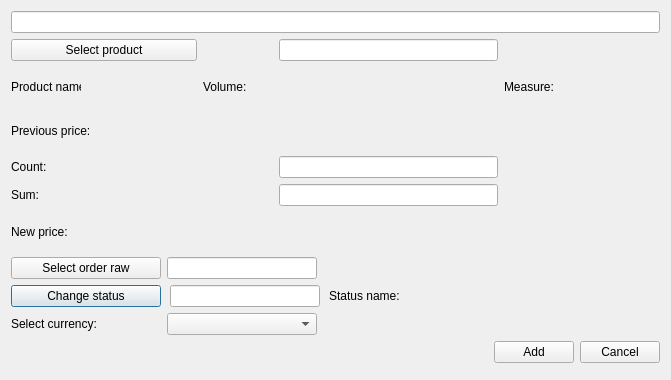
<?xml version="1.0" encoding="UTF-8"?>
<ui version="4.0">
 <class>CreateOrdRList</class>
 <widget class="QDialog" name="CreateOrdRList">
  <property name="geometry">
   <rect>
    <x>0</x>
    <y>0</y>
    <width>671</width>
    <height>380</height>
   </rect>
  </property>
  <property name="windowTitle">
   <string>Create/Update raw in order list</string>
  </property>
  <property name="locale">
   <locale language="English" country="UnitedStates"/>
  </property>
  <property name="modal">
   <bool>false</bool>
  </property>
  <layout class="QGridLayout" name="gridLayout">
   <property name="leftMargin">
    <number>11</number>
   </property>
   <property name="topMargin">
    <number>11</number>
   </property>
   <property name="rightMargin">
    <number>11</number>
   </property>
   <property name="bottomMargin">
    <number>17</number>
   </property>
   <item row="7" column="0" colspan="6">
    <widget class="QWidget" name="editSectionWgt" native="true">
     <layout class="QGridLayout" name="gridLayout_3">
      <property name="leftMargin">
       <number>0</number>
      </property>
      <property name="topMargin">
       <number>0</number>
      </property>
      <property name="rightMargin">
       <number>0</number>
      </property>
      <property name="bottomMargin">
       <number>0</number>
      </property>
      <item row="1" column="0" colspan="3">
       <widget class="QWidget" name="statusWidget" native="true">
        <layout class="QHBoxLayout" name="horizontalLayout_3">
         <property name="spacing">
          <number>9</number>
         </property>
         <property name="leftMargin">
          <number>0</number>
         </property>
         <property name="topMargin">
          <number>0</number>
         </property>
         <property name="rightMargin">
          <number>0</number>
         </property>
         <property name="bottomMargin">
          <number>0</number>
         </property>
         <item>
          <widget class="QPushButton" name="statusBtn">
           <property name="sizePolicy">
            <sizepolicy hsizetype="Fixed" vsizetype="Fixed">
             <horstretch>0</horstretch>
             <verstretch>0</verstretch>
            </sizepolicy>
           </property>
           <property name="minimumSize">
            <size>
             <width>150</width>
             <height>0</height>
            </size>
           </property>
           <property name="text">
            <string>Change status</string>
           </property>
          </widget>
         </item>
         <item>
          <widget class="QLineEdit" name="statusEdit">
           <property name="maximumSize">
            <size>
             <width>150</width>
             <height>16777215</height>
            </size>
           </property>
           <property name="readOnly">
            <bool>true</bool>
           </property>
          </widget>
         </item>
         <item>
          <widget class="QLabel" name="statusLb">
           <property name="text">
            <string>Status name:</string>
           </property>
          </widget>
         </item>
         <item>
          <widget class="QLabel" name="statusPh">
           <property name="minimumSize">
            <size>
             <width>120</width>
             <height>0</height>
            </size>
           </property>
           <property name="font">
            <font>
             <family>Times New Roman</family>
             <pointsize>12</pointsize>
             <weight>75</weight>
             <italic>true</italic>
             <bold>true</bold>
            </font>
           </property>
           <property name="text">
            <string/>
           </property>
          </widget>
         </item>
        </layout>
       </widget>
      </item>
      <item row="0" column="2">
       <spacer name="horizontalSpacer_2">
        <property name="orientation">
         <enum>Qt::Horizontal</enum>
        </property>
        <property name="sizeHint" stdset="0">
         <size>
          <width>40</width>
          <height>20</height>
         </size>
        </property>
       </spacer>
      </item>
      <item row="2" column="2">
       <spacer name="horizontalSpacer_4">
        <property name="orientation">
         <enum>Qt::Horizontal</enum>
        </property>
        <property name="sizeHint" stdset="0">
         <size>
          <width>40</width>
          <height>20</height>
         </size>
        </property>
       </spacer>
      </item>
      <item row="0" column="1">
       <widget class="QLineEdit" name="orderRawEdit">
        <property name="maximumSize">
         <size>
          <width>150</width>
          <height>16777215</height>
         </size>
        </property>
        <property name="text">
         <string/>
        </property>
        <property name="readOnly">
         <bool>true</bool>
        </property>
       </widget>
      </item>
      <item row="2" column="1">
       <widget class="QComboBox" name="currencyCmb">
        <property name="maximumSize">
         <size>
          <width>150</width>
          <height>16777215</height>
         </size>
        </property>
       </widget>
      </item>
      <item row="0" column="0">
       <widget class="QPushButton" name="orderRawBtn">
        <property name="minimumSize">
         <size>
          <width>150</width>
          <height>0</height>
         </size>
        </property>
        <property name="maximumSize">
         <size>
          <width>150</width>
          <height>16777215</height>
         </size>
        </property>
        <property name="text">
         <string>Select order raw</string>
        </property>
       </widget>
      </item>
      <item row="2" column="0">
       <widget class="QLabel" name="currencyLb">
        <property name="text">
         <string>Select currency:</string>
        </property>
       </widget>
      </item>
     </layout>
    </widget>
   </item>
   <item row="2" column="4">
    <widget class="QLabel" name="measureLb">
     <property name="text">
      <string>Measure:</string>
     </property>
    </widget>
   </item>
   <item row="1" column="3">
    <widget class="QLineEdit" name="productEdit">
     <property name="readOnly">
      <bool>true</bool>
     </property>
    </widget>
   </item>
   <item row="2" column="2">
    <widget class="QLabel" name="volumeLb">
     <property name="minimumSize">
      <size>
       <width>70</width>
       <height>0</height>
      </size>
     </property>
     <property name="maximumSize">
      <size>
       <width>70</width>
       <height>16777215</height>
      </size>
     </property>
     <property name="text">
      <string>Volume:</string>
     </property>
    </widget>
   </item>
   <item row="8" column="0" colspan="6">
    <layout class="QHBoxLayout" name="horizontalLayout">
     <item>
      <spacer name="horizontalSpacer">
       <property name="orientation">
        <enum>Qt::Horizontal</enum>
       </property>
       <property name="sizeHint" stdset="0">
        <size>
         <width>40</width>
         <height>20</height>
        </size>
       </property>
      </spacer>
     </item>
     <item>
      <widget class="QPushButton" name="addBtn">
       <property name="text">
        <string>Add</string>
       </property>
      </widget>
     </item>
     <item>
      <widget class="QPushButton" name="cancelBtn">
       <property name="text">
        <string>Cancel</string>
       </property>
      </widget>
     </item>
    </layout>
   </item>
   <item row="6" column="0">
    <widget class="QLabel" name="label_3">
     <property name="text">
      <string>New price:</string>
     </property>
    </widget>
   </item>
   <item row="6" column="1">
    <widget class="QLabel" name="newPriceLb">
     <property name="font">
      <font>
       <family>Tahoma</family>
       <pointsize>10</pointsize>
       <weight>75</weight>
       <italic>true</italic>
       <bold>true</bold>
      </font>
     </property>
     <property name="text">
      <string/>
     </property>
    </widget>
   </item>
   <item row="2" column="0">
    <widget class="QLabel" name="prodNameLb">
     <property name="minimumSize">
      <size>
       <width>70</width>
       <height>0</height>
      </size>
     </property>
     <property name="maximumSize">
      <size>
       <width>70</width>
       <height>16777215</height>
      </size>
     </property>
     <property name="text">
      <string>Product name:</string>
     </property>
    </widget>
   </item>
   <item row="4" column="0" colspan="2">
    <widget class="QLabel" name="countLb">
     <property name="minimumSize">
      <size>
       <width>150</width>
       <height>0</height>
      </size>
     </property>
     <property name="text">
      <string>Count:</string>
     </property>
    </widget>
   </item>
   <item row="1" column="0" colspan="2">
    <widget class="QPushButton" name="productBtn">
     <property name="text">
      <string>Select product</string>
     </property>
    </widget>
   </item>
   <item row="3" column="0">
    <widget class="QLabel" name="label">
     <property name="text">
      <string>Previous price:</string>
     </property>
    </widget>
   </item>
   <item row="3" column="1">
    <widget class="QLabel" name="oldPriceLb">
     <property name="font">
      <font>
       <family>Tahoma</family>
       <pointsize>10</pointsize>
       <weight>75</weight>
       <italic>true</italic>
       <bold>true</bold>
      </font>
     </property>
     <property name="text">
      <string/>
     </property>
    </widget>
   </item>
   <item row="5" column="3">
    <widget class="QLineEdit" name="sumEdit"/>
   </item>
   <item row="5" column="0" colspan="2">
    <widget class="QLabel" name="sumLb">
     <property name="text">
      <string>Sum:</string>
     </property>
    </widget>
   </item>
   <item row="2" column="5">
    <widget class="QLabel" name="measurePh">
     <property name="minimumSize">
      <size>
       <width>100</width>
       <height>0</height>
      </size>
     </property>
     <property name="font">
      <font>
       <family>Times New Roman</family>
       <pointsize>12</pointsize>
       <weight>75</weight>
       <italic>true</italic>
       <bold>true</bold>
      </font>
     </property>
     <property name="text">
      <string/>
     </property>
    </widget>
   </item>
   <item row="4" column="3">
    <widget class="QLineEdit" name="countEdit">
     <property name="toolTip">
      <string>&lt;html&gt;&lt;head/&gt;&lt;body&gt;&lt;p&gt;For example: 100&lt;/p&gt;&lt;/body&gt;&lt;/html&gt;</string>
     </property>
    </widget>
   </item>
   <item row="2" column="1">
    <widget class="QLabel" name="prodNamePh">
     <property name="minimumSize">
      <size>
       <width>100</width>
       <height>0</height>
      </size>
     </property>
     <property name="font">
      <font>
       <family>Times New Roman</family>
       <pointsize>12</pointsize>
       <weight>75</weight>
       <italic>true</italic>
       <bold>true</bold>
      </font>
     </property>
     <property name="text">
      <string/>
     </property>
    </widget>
   </item>
   <item row="2" column="3">
    <widget class="QLabel" name="volumePh">
     <property name="minimumSize">
      <size>
       <width>100</width>
       <height>0</height>
      </size>
     </property>
     <property name="font">
      <font>
       <family>Times New Roman</family>
       <pointsize>12</pointsize>
       <weight>75</weight>
       <italic>true</italic>
       <bold>true</bold>
      </font>
     </property>
     <property name="text">
      <string/>
     </property>
    </widget>
   </item>
   <item row="0" column="0" colspan="6">
    <widget class="SearchBox" name="searchEdit"/>
   </item>
  </layout>
 </widget>
 <customwidgets>
  <customwidget>
   <class>SearchBox</class>
   <extends>QLineEdit</extends>
   <header>searchbox.h</header>
  </customwidget>
 </customwidgets>
 <tabstops>
  <tabstop>productBtn</tabstop>
  <tabstop>countEdit</tabstop>
  <tabstop>sumEdit</tabstop>
  <tabstop>orderRawBtn</tabstop>
  <tabstop>statusBtn</tabstop>
  <tabstop>addBtn</tabstop>
  <tabstop>cancelBtn</tabstop>
  <tabstop>productEdit</tabstop>
  <tabstop>orderRawEdit</tabstop>
  <tabstop>statusEdit</tabstop>
  <tabstop>currencyCmb</tabstop>
 </tabstops>
 <resources/>
 <connections/>
</ui>
